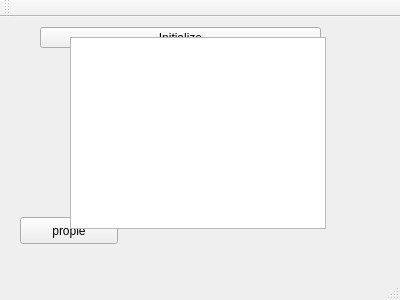
<?xml version="1.0" encoding="UTF-8"?>
<ui version="4.0">
 <class>MainWindow</class>
 <widget class="QMainWindow" name="MainWindow">
  <property name="geometry">
   <rect>
    <x>0</x>
    <y>0</y>
    <width>400</width>
    <height>300</height>
   </rect>
  </property>
  <property name="windowTitle">
   <string>MainWindow</string>
  </property>
  <widget class="QWidget" name="centralWidget">
   <widget class="QPushButton" name="pushButton">
    <property name="geometry">
     <rect>
      <x>20</x>
      <y>200</y>
      <width>98</width>
      <height>27</height>
     </rect>
    </property>
    <property name="text">
     <string>prople</string>
    </property>
   </widget>
   <widget class="QPushButton" name="pushButton_2">
    <property name="geometry">
     <rect>
      <x>40</x>
      <y>10</y>
      <width>281</width>
      <height>21</height>
     </rect>
    </property>
    <property name="text">
     <string>Initialize</string>
    </property>
   </widget>
   <widget class="QTableView" name="tableView">
    <property name="geometry">
     <rect>
      <x>70</x>
      <y>20</y>
      <width>256</width>
      <height>192</height>
     </rect>
    </property>
   </widget>
  </widget>
  <widget class="QMenuBar" name="menuBar">
   <property name="geometry">
    <rect>
     <x>0</x>
     <y>0</y>
     <width>400</width>
     <height>25</height>
    </rect>
   </property>
  </widget>
  <widget class="QToolBar" name="mainToolBar">
   <attribute name="toolBarArea">
    <enum>TopToolBarArea</enum>
   </attribute>
   <attribute name="toolBarBreak">
    <bool>false</bool>
   </attribute>
  </widget>
  <widget class="QStatusBar" name="statusBar"/>
 </widget>
 <layoutdefault spacing="6" margin="11"/>
 <resources/>
 <connections/>
</ui>
